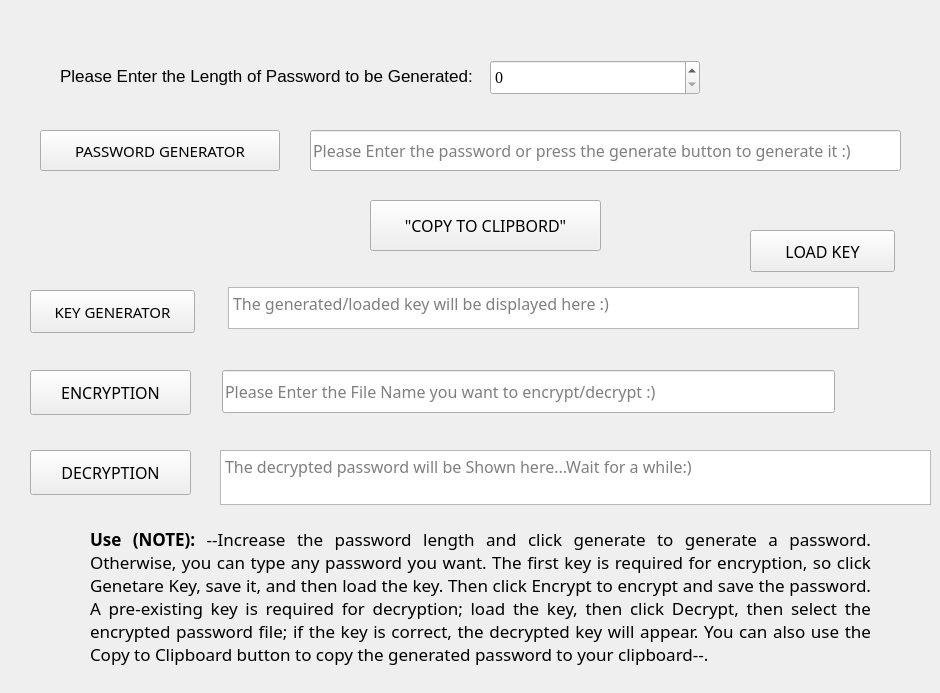
    <widget class="QWidget" name="tab_5">
     <attribute name="title">
      <string>Password Manager</string>
     </attribute>
     <widget class="QTextBrowser" name="textBrowser_5">
      <property name="geometry">
       <rect>
        <x>220</x>
        <y>450</y>
        <width>711</width>
        <height>55</height>
       </rect>
      </property>
      <property name="font">
       <font>
        <family>Rockwell</family>
        <pointsize>12</pointsize>
       </font>
      </property>
      <property name="placeholderText">
       <string>The decrypted password will be Shown here...Wait for a while:)</string>
      </property>
     </widget>
     <widget class="QLineEdit" name="lineEdit_4">
      <property name="geometry">
       <rect>
        <x>310</x>
        <y>130</y>
        <width>591</width>
        <height>41</height>
       </rect>
      </property>
      <property name="font">
       <font>
        <pointsize>12</pointsize>
        <family>Rockwell</family>
       </font>
      </property>
      <property name="placeholderText">
       <string>Please Enter the password or press the generate button to generate it :)</string>
      </property>
     </widget>
     <widget class="QLineEdit" name="lineEdit_2">
      <property name="geometry">
       <rect>
        <x>222</x>
        <y>370</y>
        <width>613</width>
        <height>43</height>
       </rect>
      </property>
      <property name="font">
       <font>
         <family>Rockwell</family>
        <pointsize>12</pointsize>
       </font>
      </property>
      <property name="placeholderText">
       <string>Please Enter the File Name you want to encrypt/decrypt :)</string>
      </property>
     </widget>
     <widget class="QSpinBox" name="spinBox">
      <property name="geometry">
       <rect>
        <x>490</x>
        <y>60</y>
        <width>210</width>
        <height>35</height>
       </rect>
      </property>
      <property name="font">
       <font>
        <family>Times New Roman</family>
        <pointsize>12</pointsize>
       </font>
      </property>
     </widget>
     <widget class="QLabel" name="label_11">
      <property name="geometry">
       <rect>
        <x>60</x>
        <y>60</y>
        <width>420</width>
        <height>31</height>
       </rect>
      </property>
      <property name="font">
       <font>
        <family>MS Shell Dlg 2</family>
        <pointsize>13</pointsize>
       </font>
      </property>
      <property name="text">
       <string>Please Enter the Length of Password to be Generated:</string>
      </property>
     </widget>
     <widget class="QPushButton" name="pushButton_19">
      <property name="geometry">
       <rect>
        <x>40</x>
        <y>130</y>
        <width>240</width>
        <height>41</height>
       </rect>
      </property>
      <property name="font">
       <font>
        <pointsize>11</pointsize>
        <family>Rockwell</family>
       </font>
      </property>
      <property name="text">
       <string>PASSWORD GENERATOR</string>
      </property>
     </widget>
     <widget class="QPushButton" name="pushButton_22">
      <property name="geometry">
       <rect>
        <x>370</x>
        <y>200</y>
        <width>231</width>
        <height>51</height>
       </rect>
      </property>
      <property name="font">
       <font>
        <pointsize>12</pointsize>
        <family>Rockwell</family>
       </font>
      </property>
      <property name="text">
       <string>"COPY TO CLIPBORD"</string>
      </property>
     </widget>
     <widget class="QPushButton" name="pushButton_20">
      <property name="geometry">
       <rect>
        <x>30</x>
        <y>290</y>
        <width>165</width>
        <height>43</height>
       </rect>
      </property>
      <property name="font">
       <font>
        <pointsize>11</pointsize>
        <family>Rockwell</family>
       </font>
      </property>
      <property name="text">
       <string>KEY GENERATOR</string>
      </property>
     </widget>
     <widget class="QPushButton" name="pushButton_23">
      <property name="geometry">
       <rect>
        <x>750</x>
        <y>230</y>
        <width>145</width>
        <height>42</height>
       </rect>
      </property>
      <property name="font">
       <font>
        <pointsize>12</pointsize>
        <family>Rockwell</family>
       </font>
      </property>
      <property name="text">
       <string>LOAD KEY</string>
      </property>
     </widget>
     <widget class="QTextBrowser" name="textBrowser_6">
      <property name="geometry">
       <rect>
        <x>228</x>
        <y>287</y>
        <width>631</width>
        <height>42</height>
       </rect>
      </property>
      <property name="font">
       <font>
        <pointsize>12</pointsize>
        <family>Rockwell</family>
       </font>
      </property>
      <property name="placeholderText">
       <string>The generated/loaded key will be displayed here :)</string>
      </property>
     </widget>
     <widget class="QPushButton" name="pushButton_21">
      <property name="geometry">
       <rect>
        <x>30</x>
        <y>370</y>
        <width>161</width>
        <height>45</height>
       </rect>
      </property>
      <property name="font">
       <font>
        <pointsize>12</pointsize>
        <family>Rockwell</family>
       </font>
      </property>
      <property name="text">
       <string>ENCRYPTION</string>
      </property>
     </widget>
     <widget class="QPushButton" name="pushButton_24">
      <property name="geometry">
       <rect>
        <x>30</x>
        <y>450</y>
        <width>161</width>
        <height>45</height>
       </rect>
      </property>
      <property name="font">
       <font>
        <pointsize>12</pointsize>
        <family>Rockwell</family>
       </font>
      </property>
      <property name="text">
       <string>DECRYPTION</string><!--customizinging the decryption button-->
      </property>
     </widget>
     <widget class="QLabel" name="label_17">
      <property name="geometry">
       <rect>
        <x>90</x>
        <y>510</y>
        <width>781</width>
        <height>174</height>
       </rect>
      </property>
      <property name="text">
       <string>&lt;html&gt;&lt;head/&gt;&lt;body&gt;&lt;p align=&quot;justify&quot;&gt;&lt;span style=&quot; font-size:13pt; font-family:Rockwell;font-weight:600;&quot;&gt;Use (NOTE): &lt;/span&gt;&lt;span style=&quot; font-family:Rockwell;font-size:13pt;&quot;&gt;--Increase the password length and click generate to generate a password. Otherwise, you can type any password you want. The first key is required for encryption, so click Genetare Key, save it, and then load the key. Then click Encrypt to encrypt and save the password. A pre-existing key is required for decryption; load the key, then click Decrypt, then select the encrypted password file; if the key is correct, the decrypted key will appear. You can also use the Copy to Clipboard button to copy the generated password to your clipboard--.&lt;/span&gt;&lt;/p&gt;&lt;/body&gt;&lt;/html&gt;</string>
      </property>
      <property name="wordWrap">
       <bool>true</bool>
      </property>
     </widget>
    </widget>
